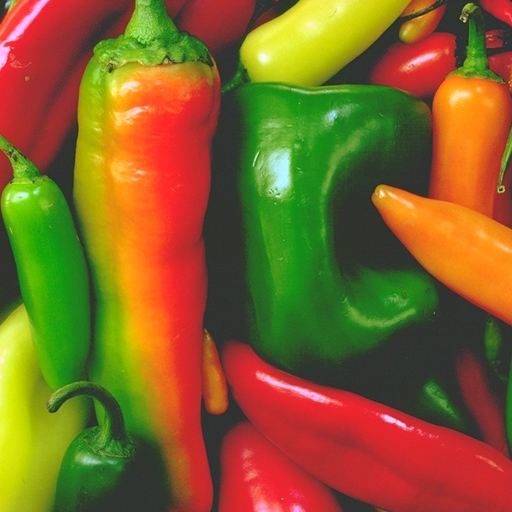
%> input picture image_watermarking/matlab_projects/15 dwt/Color DWT watermarking/host.jpg, 512 x 512 px
$ octave extract.m   (GNU Octave 9; MATLAB toolbox functions it lacks are replaced by stand-ins)
%> lines starting %> are read from the running program, lines starting %| are printed output that depends on the picture
clc
close all

%host

rgbimage=imread('host.jpg');
%> rgbimage is the input picture: size 512x512x3 uint8; mean R, G, B 131.7, 98.7, 39.7
figure;imshow(rgbimage);title('original color image');
[h_LL,h_LH,h_HL,h_HH]=dwt2(rgbimage,'haar');
dec2d = [...
        h_LL,     h_LH;     ...
        h_HL,     h_HH      ...
        ];
figure,imshow(uint8(dec2d));title('DWT2 of original color image');


%watermark

rgbimage=imread('watermarked.jpg');
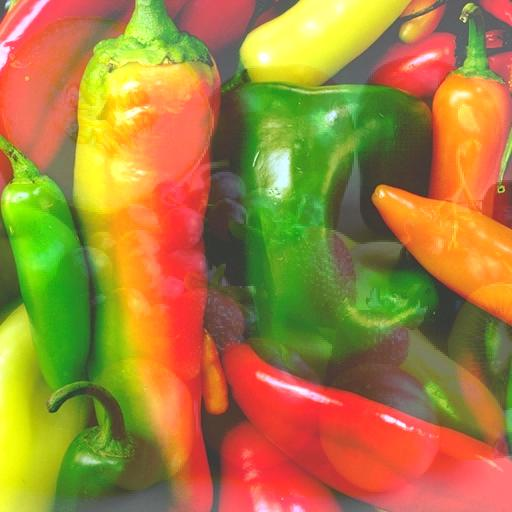
%> input picture image_watermarking/matlab_projects/15 dwt/Color DWT watermarking/Watermarked.jpg, 512 x 512 px
%> rgbimage is the input picture: size 512x512x3 uint8; mean R, G, B 166.2, 129.8, 59.8
figure;imshow(rgbimage);title('Watermark image');
[w_LL,w_LH,w_HL,w_HH]=dwt2(rgbimage,'haar');
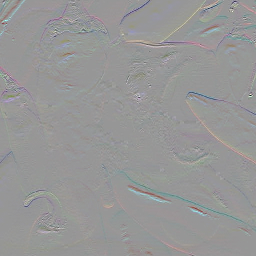
%> w_LH: size 256x256x3 double; mean R, G, B 0, 0, 0; mean of the top-left, top-right, bottom-left and bottom-right quarters 0.1, 0.2, -0.1, -0.1; drawn with min black and max white
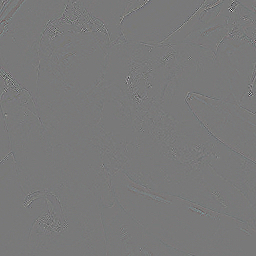
%> w_HH: size 256x256x3 double; mean R, G, B 0, 0, 0; mean of the top-left, top-right, bottom-left and bottom-right quarters 0, 0, 0, 0; drawn with min black and max white
dec2d = [...
        w_LL,     w_LH;     ...
        w_HL,     w_HH      ...
        ];
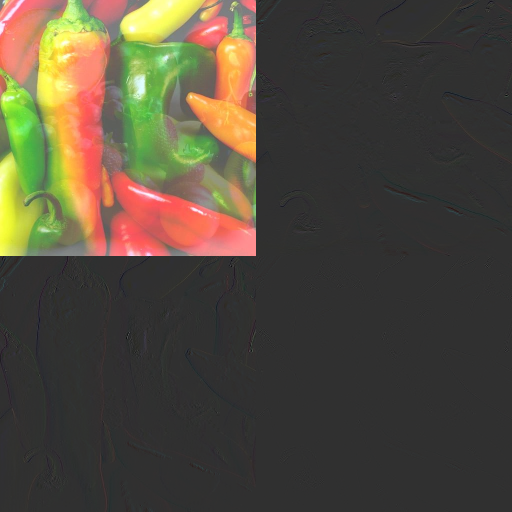
%> dec2d: size 512x512x3 double; mean R, G, B 83.2, 64.9, 30; drawn with min black and max white
figure,imshow(uint8(dec2d));title('DWT2 of Watermark image');
%> after `imshow(uint8(dec2d))`:
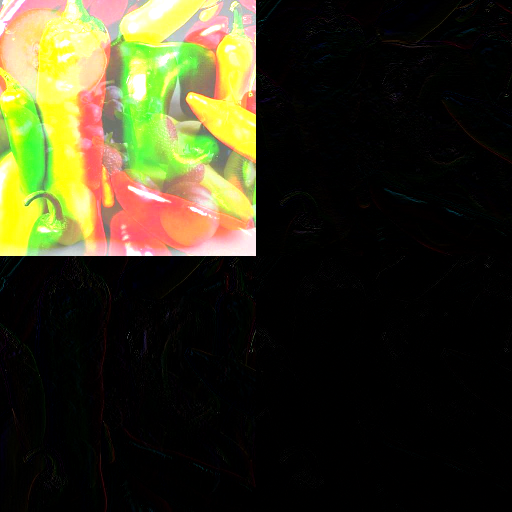
%> displayed picture: size 512x512x3, on the screen's scale of 0 to 255; mean R, G, B 55.8, 53.6, 30.3

%watermarked

rgbimage=imread('watermarked.jpg');
figure;imshow(rgbimage);title('Watermarked image');
[wm_LL,wm_LH,wm_HL,wm_HH]=dwt2(rgbimage,'haar');
dec2d = [...
        wm_LL,     wm_LH;     ...
        wm_HL,     wm_HH      ...
        ];
figure,imshow(uint8(dec2d));title('DWT2 of Watermarked image');

%watermarking

newwatermark_LL= (wm_LL-h_LL)/0.30;
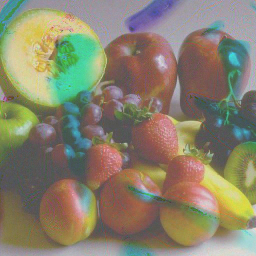
%> newwatermark_LL: size 256x256x3 double; mean R, G, B 230, 207.9, 134.1; drawn with min black and max white

%output

rgb2=idwt2(newwatermark_LL,w_LH,w_HL,w_HH,'haar');
figure;imshow(uint8(rgb2));title('Extracted watermark');
%> after `imshow(uint8(rgb2))`:
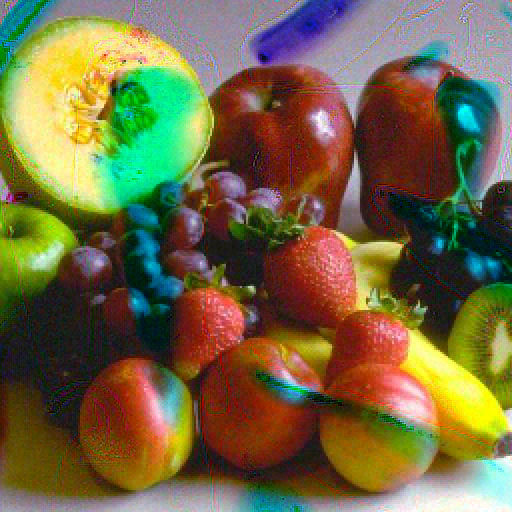
%> displayed picture: size 512x512x3, on the screen's scale of 0 to 255; mean R, G, B 115, 103.9, 67.9
imwrite(uint8(rgb2),'EWatermark.jpg');


% [6 lines of commented-out code are left out]
